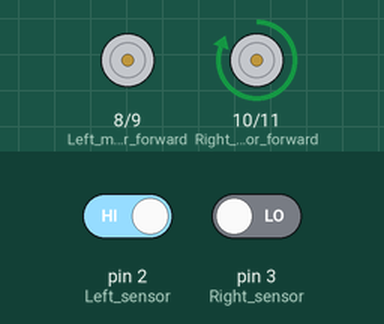
Bench run of a sketch on a simulated Arduino Uno, built with avr-gcc and run on an emulated ATmega328P. On the bench: motor-driver pin pairs drawn as motors (green arrow = first pin HIGH = forward, orange = second pin HIGH = backward, longer = more drive). The test bench sets the inputs (shaded band); at power-on: pin 2 (Left_sensor) HIGH, pin 3 (Right_sensor) LOW.

Above: at 1.2 s.
1.3 s: pin 2 (Left_sensor) driven LOW
At 2.2 s:
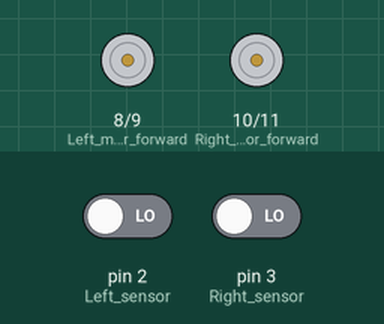
2.8 s: pin 3 (Right_sensor) driven HIGH
At 3.3 s:
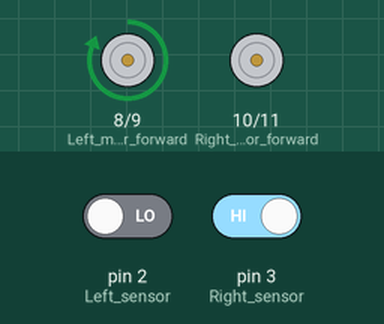
4.3 s: pin 2 (Left_sensor) driven HIGH
At 5.5 s:
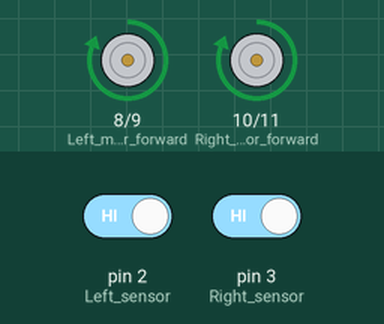
5.8 s: pin 3 (Right_sensor) driven LOW
At 6.8 s:
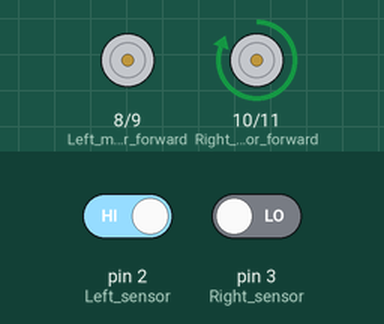
Timing chart, 0 to 8.3 s (numbered marks = the images above; inputs shaded):
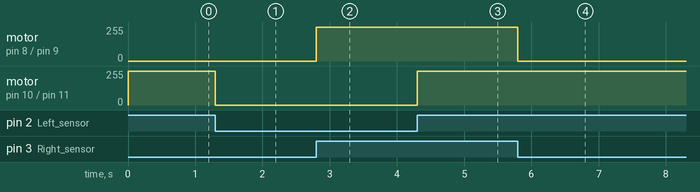

Measured:
- after the input at 1.3 s, motor on pin 10 (Right_motor_forward) / pin 11 (Right_motor_backward): forward 255/255 → stopped at once
- after the input at 2.8 s, motor on pin 8 (Left_motor_forward) / pin 9 (Left_motor_backward): stopped → forward 255/255 at once
- after the input at 4.3 s, motor on pin 10 (Right_motor_forward) / pin 11 (Right_motor_backward): stopped → forward 255/255 at once
- after the input at 5.8 s, motor on pin 8 (Left_motor_forward) / pin 9 (Left_motor_backward): forward 255/255 → stopped at once

The sketch:

path.ino
```cpp
void setup() {
    pinMode(2, INPUT);  // Left sensor
    pinMode(3, INPUT);  // Right sensor
    pinMode(8, OUTPUT);  // Left motor forward
    pinMode(9, OUTPUT);  // Left motor backward
    pinMode(10, OUTPUT); // Right motor forward
    pinMode(11, OUTPUT); // Right motor backward
  }

  void loop() {
    int ls = digitalRead(2); // Left sensor
    int rs = digitalRead(3); // Right sensor

    if (ls == LOW && rs == LOW) {  // Both on white -> STOP
      digitalWrite(8, LOW);
      digitalWrite(9, LOW);
      digitalWrite(10, LOW);
      digitalWrite(11, LOW);
    }

    else if (ls == LOW && rs == HIGH) { // Left on white, Right on black -> Turn RIGHT
      digitalWrite(8, HIGH);
      digitalWrite(9, LOW);
      digitalWrite(10, LOW);
      digitalWrite(11, LOW);
    }

    else if (ls == HIGH && rs == LOW) { // Left on black, Right on white -> Turn LEFT
      digitalWrite(8, LOW);
      digitalWrite(9, LOW);
      digitalWrite(10, HIGH);
      digitalWrite(11, LOW);
    }

    else if (ls == HIGH && rs == HIGH) { // Both on black -> MOVE FORWARD
      digitalWrite(8, HIGH);
      digitalWrite(9, LOW);
      digitalWrite(10, HIGH);
      digitalWrite(11, LOW);
    }
  }
  
```
